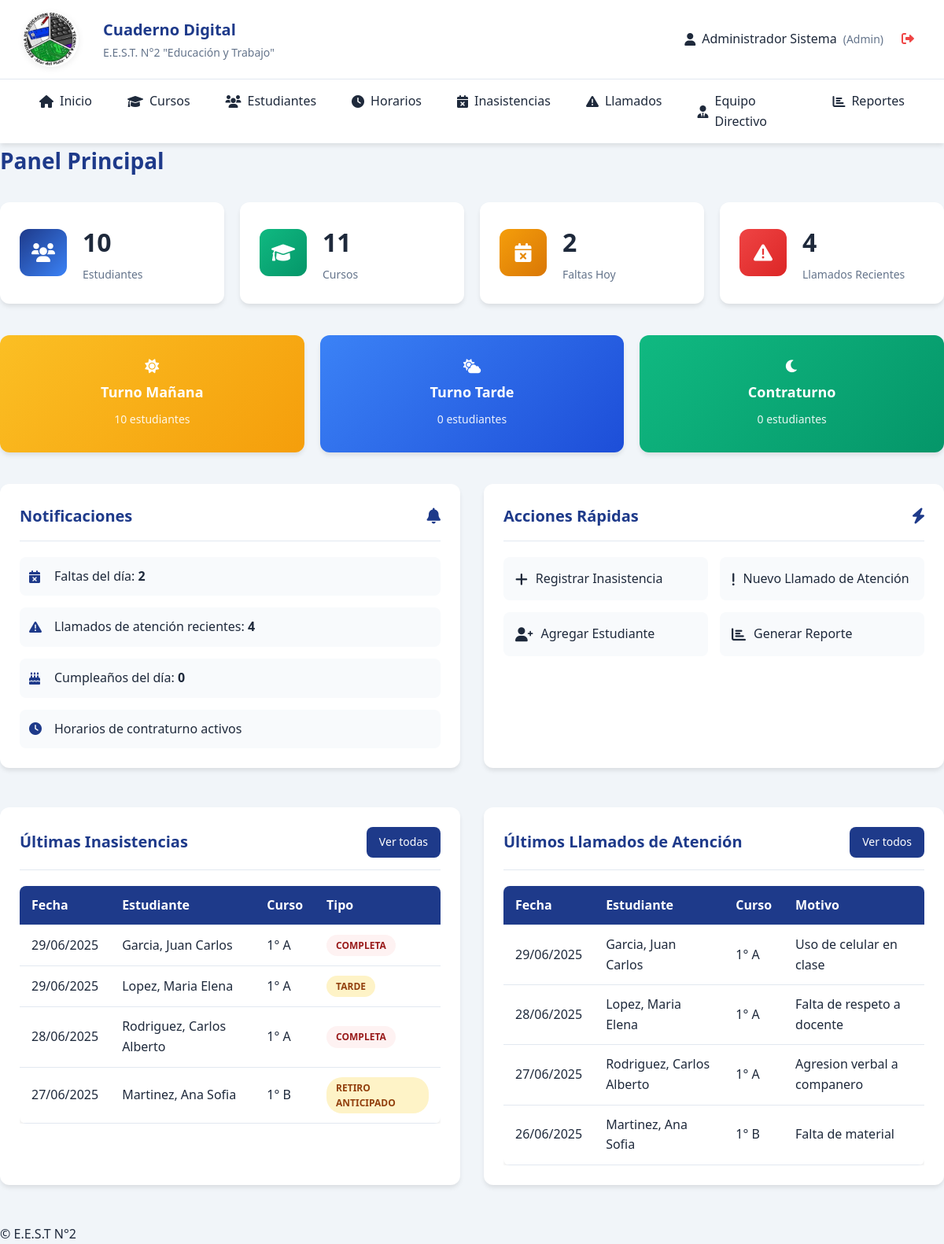
/index.php (signed in), run on the app's committed database.
### tables this page shows
CREATE TABLE IF NOT EXISTS inasistencias (
    id INT AUTO_INCREMENT PRIMARY KEY,
    estudiante_id INT NOT NULL,
    fecha DATE NOT NULL,
    tipo ENUM('completa', 'tarde', 'retiro_anticipado') NOT NULL,
    justificada BOOLEAN DEFAULT FALSE,
    motivo TEXT,
    certificado_medico BOOLEAN DEFAULT FALSE,
    observaciones TEXT,
    usuario_id INT NOT NULL,  
    fecha_registro TIMESTAMP DEFAULT CURRENT_TIMESTAMP,
    FOREIGN KEY (estudiante_id) REFERENCES estudiantes(id),
    FOREIGN KEY (usuario_id) REFERENCES usuarios(id)
);

CREATE TABLE IF NOT EXISTS estudiantes (
    id INT AUTO_INCREMENT PRIMARY KEY,
    dni VARCHAR(20) UNIQUE NOT NULL,
    apellido VARCHAR(100) NOT NULL,
    nombre VARCHAR(100) NOT NULL,
    fecha_nacimiento DATE,
    grupo_sanguineo VARCHAR(10),
    obra_social VARCHAR(100),
    domicilio TEXT,
    telefono_fijo VARCHAR(20),
    telefono_celular VARCHAR(20),
    email VARCHAR(100),
    foto VARCHAR(255),  
    curso_id INT,
    activo BOOLEAN DEFAULT TRUE,
    fecha_ingreso DATE DEFAULT CURRENT_DATE,
    FOREIGN KEY (curso_id) REFERENCES cursos(id)
);

CREATE TABLE IF NOT EXISTS cursos (
    id INT AUTO_INCREMENT PRIMARY KEY,
    anio INT NOT NULL,  
    division VARCHAR(5) NOT NULL,  
    turno_id INT NOT NULL,
    especialidad_id INT NOT NULL,
    taller_id INT,
    grado ENUM('inferior', 'superior') NOT NULL,  
    activo BOOLEAN DEFAULT TRUE,
    FOREIGN KEY (turno_id) REFERENCES turnos(id),
    FOREIGN KEY (especialidad_id) REFERENCES especialidades(id),
    FOREIGN KEY (taller_id) REFERENCES talleres(id)
);

CREATE TABLE IF NOT EXISTS llamados_atencion (
    id INT AUTO_INCREMENT PRIMARY KEY,
    estudiante_id INT NOT NULL,
    fecha DATE NOT NULL,
    motivo TEXT NOT NULL,
    sancion VARCHAR(100),
    observaciones TEXT,
    usuario_id INT NOT NULL,  
    fecha_registro TIMESTAMP DEFAULT CURRENT_TIMESTAMP,
    FOREIGN KEY (estudiante_id) REFERENCES estudiantes(id),
    FOREIGN KEY (usuario_id) REFERENCES usuarios(id)
);

### config/database.php (called while the page is built, shortened)
<?php
class Database {
    private static $instance = null;
    private $connection;
    private function __construct() {
        try {
            $this->connection = new PDO(
                "mysql:host=" . DB_HOST . ";dbname=" . DB_NAME . ";charset=utf8",
                DB_USER,
                DB_PASS,
                [
                    PDO::ATTR_ERRMODE => PDO::ERRMODE_EXCEPTION,
                    PDO::ATTR_DEFAULT_FETCH_MODE => PDO::FETCH_ASSOC,
                    PDO::ATTR_EMULATE_PREPARES => false
                ]
            );
        } catch (PDOException $e) {
            die("Error de conexión: " . $e->getMessage());
        }
    }
    public static function getInstance() {
        if (self::$instance === null) {
            self::$instance = new self();
        }
        return self::$instance;
    }
    public function query($sql, $params = []) {
        $stmt = $this->connection->prepare($sql);
        $stmt->execute($params);
        return $stmt;
    }
    public function fetchAll($sql, $params = []) {
        return $this->query($sql, $params)->fetchAll();
    }
    public function fetch($sql, $params = []) {
        return $this->query($sql, $params)->fetch();
    }
}
?>

### index.php (the view, shortened to what this page needs)
<?php
include 'includes/header.php';
require_once 'config/database.php';
$db = Database::getInstance();
$stats = [];
$stats['total_estudiantes'] = $db->fetch("SELECT COUNT(*) as total FROM estudiantes WHERE activo = 1")['total'];
$stats['total_cursos'] = $db->fetch("SELECT COUNT(*) as total FROM cursos WHERE activo = 1")['total'];
$stats['faltas_hoy'] = $db->fetch("SELECT COUNT(*) as total FROM inasistencias WHERE fecha = CURDATE()")['total'];
$stats['llamados_recientes'] = $db->fetch("SELECT COUNT(*) as total FROM llamados_atencion WHERE fecha >= DATE_SUB(CURDATE(), INTERVAL 7 DAY)")['total'];
$stats['cumpleanos_hoy'] = $db->fetch("SELECT COUNT(*) as total FROM estudiantes WHERE DATE_FORMAT(fecha_nacimiento, '%m-%d') = DATE_FORMAT(CURDATE(), '%m-%d') AND activo = 1")['total'];
$turnos = $db->fetchAll("
    SELECT t.nombre, COUNT(e.id) as total
    FROM turnos t
    LEFT JOIN cursos c ON t.id = c.turno_id
    LEFT JOIN estudiantes e ON c.id = e.curso_id AND e.activo = 1
    GROUP BY t.id, t.nombre
");
$ultimas_inasistencias = $db->fetchAll("
    SELECT i.fecha, i.tipo, e.apellido, e.nombre, c.anio, c.division
    FROM inasistencias i
    JOIN estudiantes e ON i.estudiante_id = e.id
    JOIN cursos c ON e.curso_id = c.id
    ORDER BY i.fecha DESC, i.fecha_registro DESC
    LIMIT 10
");
$ultimos_llamados = $db->fetchAll("
    SELECT la.fecha, la.motivo, e.apellido, e.nombre, c.anio, c.division
    FROM llamados_atencion la
    JOIN estudiantes e ON la.estudiante_id = e.id
    JOIN cursos c ON e.curso_id = c.id
    ORDER BY la.fecha DESC, la.fecha_registro DESC
    LIMIT 5
");
?>
<section class="dashboard">
    <h2>Panel Principal</h2>
    <div class="stats-grid grid-4">
        <div class="stat-card">
            <div class="stat-icon">
                <i class="fas fa-users"></i>
            </div>
            <div class="stat-content">
                <h3><?php echo $stats['total_estudiantes']; ?></h3>
                <p>Estudiantes</p>
            </div>
        </div>
        <div class="stat-card">
            <div class="stat-icon">
                <i class="fas fa-graduation-cap"></i>
            </div>
            <div class="stat-content">
                <h3><?php echo $stats['total_cursos']; ?></h3>
                <p>Cursos</p>
            </div>
        </div>
        <div class="stat-card">
            <div class="stat-icon">
                <i class="fas fa-calendar-times"></i>
            </div>
            <div class="stat-content">
                <h3><?php echo $stats['faltas_hoy']; ?></h3>
                <p>Faltas Hoy</p>
            </div>
        </div>
        <div class="stat-card">
            <div class="stat-icon">
                <i class="fas fa-exclamation-triangle"></i>
            </div>
            <div class="stat-content">
                <h3><?php echo $stats['llamados_recientes']; ?></h3>
                <p>Llamados Recientes</p>
            </div>
        </div>
    </div>
    <div class="quick-access">
        <a href="cursos.php?turno=1" class="btn turno-m">
            <i class="fas fa-sun"></i>
            Turno Mañana
            <span class="turno-count"><?php echo $turnos[0]['total'] ?? 0; ?> estudiantes</span>
        </a>
        <a href="cursos.php?turno=2" class="btn turno-t">
            <i class="fas fa-cloud-sun"></i>
            Turno Tarde
            <span class="turno-count"><?php echo $turnos[1]['total'] ?? 0; ?> estudiantes</span>
        </a>
        <a href="cursos.php?turno=3" class="btn turno-c">
            <i class="fas fa-moon"></i>
            Contraturno
            <span class="turno-count"><?php echo $turnos[2]['total'] ?? 0; ?> estudiantes</span>
        </a>
    </div>
    <div class="dashboard-grid grid-2">
        <div class="card">
            <div class="card-header">
                <h3 class="card-title">Notificaciones</h3>
                <i class="fas fa-bell"></i>
            </div>
            <div class="notifications-list">
                <div class="notification-item">
                    <i class="fas fa-calendar-times"></i>
                    <span>Faltas del día: <strong><?php echo $stats['faltas_hoy']; ?></strong></span>
                </div>
                <div class="notification-item">
                    <i class="fas fa-exclamation-triangle"></i>
                    <span>Llamados de atención recientes: <strong><?php echo $stats['llamados_recientes']; ?></strong></span>
                </div>
                <div class="notification-item">
                    <i class="fas fa-birthday-cake"></i>
                    <span>Cumpleaños del día: <strong><?php echo $stats['cumpleanos_hoy']; ?></strong></span>
                </div>
                <div class="notification-item">
                    <i class="fas fa-clock"></i>
                    <span>Horarios de contraturno activos</span>
                </div>
            </div>
        </div>
        <div class="card">
            <div class="card-header">
                <h3 class="card-title">Acciones Rápidas</h3>
                <i class="fas fa-bolt"></i>
            </div>
            <div class="quick-actions">
                <a href="inasistencias.php?action=nueva" class="action-btn">
                    <i class="fas fa-plus"></i>
                    Registrar Inasistencia
                </a>
                <a href="llamados.php?action=nuevo" class="action-btn">
                    <i class="fas fa-exclamation"></i>
                    Nuevo Llamado de Atención
                </a>
                <a href="estudiantes.php?action=nuevo" class="action-btn">
                    <i class="fas fa-user-plus"></i>
                    Agregar Estudiante
                </a>
                <a href="reportes.php" class="action-btn">
                    <i class="fas fa-chart-bar"></i>
                    Generar Reporte
                </a>
            </div>
        </div>
    </div>
    <div class="dashboard-grid grid-2">
        <div class="card">
            <div class="card-header">
                <h3 class="card-title">Últimas Inasistencias</h3>
                <a href="inasistencias.php" class="btn btn-sm btn-primary">Ver todas</a>
            </div>
            <div class="table-container">
                <table class="table">
                    <thead>
                        <tr>
                            <th>Fecha</th>
                            <th>Estudiante</th>
                            <th>Curso</th>
                            <th>Tipo</th>
                        </tr>
                    </thead>
                    <tbody>
                        <?php foreach ($ultimas_inasistencias as $inasistencia): ?>
                        <tr>
                            <td><?php echo date('d/m/Y', strtotime($inasistencia['fecha'])); ?></td>
                            <td><?php echo htmlspecialchars($inasistencia['apellido'] . ', ' . $inasistencia['nombre']); ?></td>
                            <td><?php echo $inasistencia['anio'] . '° ' . $inasistencia['division']; ?></td>
                            <td>
                                <span class="status status-<?php echo $inasistencia['tipo'] === 'completa' ? 'danger' : 'warning'; ?>">
                                    <?php echo ucfirst(str_replace('_', ' ', $inasistencia['tipo'])); ?>
                                </span>
                            </td>
                        </tr>
                        <?php endforeach; ?>
                    </tbody>
                </table>
            </div>
        </div>
        <div class="card">
            <div class="card-header">
                <h3 class="card-title">Últimos Llamados de Atención</h3>
                <a href="llamados.php" class="btn btn-sm btn-primary">Ver todos</a>
            </div>
            <div class="table-container">
                <table class="table">
                    <thead>
                        <tr>
                            <th>Fecha</th>
                            <th>Estudiante</th>
                            <th>Curso</th>
                            <th>Motivo</th>
                        </tr>
                    </thead>
                    <tbody>
                        <?php foreach ($ultimos_llamados as $llamado): ?>
                        <tr>
                            <td><?php echo date('d/m/Y', strtotime($llamado['fecha'])); ?></td>
                            <td><?php echo htmlspecialchars($llamado['apellido'] . ', ' . $llamado['nombre']); ?></td>
                            <td><?php echo $llamado['anio'] . '° ' . $llamado['division']; ?></td>
                            <td><?php echo htmlspecialchars(substr($llamado['motivo'], 0, 50)) . (strlen($llamado['motivo']) > 50 ? '...' : ''); ?></td>
                        </tr>
                        <?php endforeach; ?>
                    </tbody>
                </table>
            </div>
        </div>
    </div>
</section>
<?php include 'includes/footer.php'; ?>

### data on the page
inasistencias: fecha "29/06/2025", estudiante.nombre "Garcia, Juan Carlos", cursos.anio "1", cursos.division "A", tipo "COMPLETA"
inasistencias: fecha "29/06/2025", estudiante.nombre "Lopez, Maria Elena", cursos.anio "1", cursos.division "A", tipo "TARDE"
inasistencias: fecha "28/06/2025", estudiante.nombre "Rodriguez, Carlos Alberto", cursos.anio "1", cursos.division "A", tipo "COMPLETA"
inasistencias: fecha "27/06/2025", estudiante.nombre "Martinez, Ana Sofia", cursos.anio "1", cursos.division "B", tipo "RETIRO ANTICIPADO"
llamados_atencion: fecha "29/06/2025", estudiante.nombre "Garcia, Juan Carlos", cursos.anio "1", cursos.division "A", motivo "Uso de celular en clase"
llamados_atencion: fecha "28/06/2025", estudiante.nombre "Lopez, Maria Elena", cursos.anio "1", cursos.division "A", motivo "Falta de respeto a docente"
llamados_atencion: fecha "27/06/2025", estudiante.nombre "Rodriguez, Carlos Alberto", cursos.anio "1", cursos.division "A", motivo "Agresion verbal a companero"
llamados_atencion: fecha "26/06/2025", estudiante.nombre "Martinez, Ana Sofia", cursos.anio "1", cursos.division "B", motivo "Falta de material"

### other printed values
$currentUser['nombre'] . ' ' . $currentUser['apellido'] "Administrador Sistema"
$currentUser['rol'] "Admin"
$stats['total_estudiantes'] "10"
$stats['total_cursos'] "11"
$stats['faltas_hoy'] "2"
$stats['llamados_recientes'] "4"
$turnos[0]['total'] "10"
$turnos[1]['total'] "0"
$turnos[2]['total'] "0"
$stats['cumpleanos_hoy'] "0"
